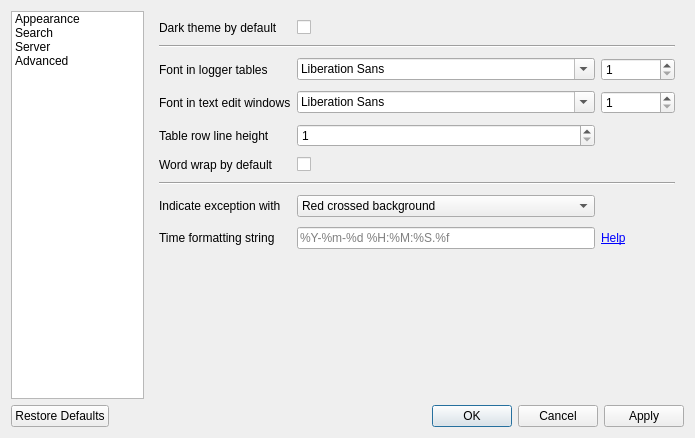
<?xml version="1.0" encoding="UTF-8"?>
<ui version="4.0">
 <class>Dialog</class>
 <widget class="QDialog" name="Dialog">
  <property name="geometry">
   <rect>
    <x>0</x>
    <y>0</y>
    <width>695</width>
    <height>438</height>
   </rect>
  </property>
  <property name="windowTitle">
   <string>Settings</string>
  </property>
  <layout class="QGridLayout" name="gridLayout">
   <item row="0" column="0">
    <widget class="QListWidget" name="listWidget">
     <property name="sizePolicy">
      <sizepolicy hsizetype="Preferred" vsizetype="Preferred">
       <horstretch>1</horstretch>
       <verstretch>0</verstretch>
      </sizepolicy>
     </property>
     <property name="spacing">
      <number>5</number>
     </property>
     <item>
      <property name="text">
       <string>Appearance</string>
      </property>
     </item>
     <item>
      <property name="text">
       <string>Search</string>
      </property>
     </item>
     <item>
      <property name="text">
       <string>Server</string>
      </property>
     </item>
     <item>
      <property name="text">
       <string>Advanced</string>
      </property>
     </item>
    </widget>
   </item>
   <item row="1" column="0" colspan="2">
    <widget class="QDialogButtonBox" name="buttonBox">
     <property name="orientation">
      <enum>Qt::Horizontal</enum>
     </property>
     <property name="standardButtons">
      <set>QDialogButtonBox::Apply|QDialogButtonBox::Cancel|QDialogButtonBox::Ok|QDialogButtonBox::RestoreDefaults</set>
     </property>
    </widget>
   </item>
   <item row="0" column="1">
    <widget class="QStackedWidget" name="stackedWidget">
     <property name="sizePolicy">
      <sizepolicy hsizetype="Preferred" vsizetype="Preferred">
       <horstretch>4</horstretch>
       <verstretch>0</verstretch>
      </sizepolicy>
     </property>
     <property name="currentIndex">
      <number>0</number>
     </property>
     <widget class="QWidget" name="pageAppearance">
      <layout class="QGridLayout" name="gridLayout_3">
       <property name="verticalSpacing">
        <number>10</number>
       </property>
       <item row="8" column="2">
        <widget class="QLabel" name="formattingHelpLabel">
         <property name="text">
          <string>&lt;a href=&quot;https://docs.python.org/3/library/datetime.html#strftime-strptime-behavior&quot;&gt;Help&lt;/a&gt;</string>
         </property>
         <property name="textFormat">
          <enum>Qt::RichText</enum>
         </property>
         <property name="openExternalLinks">
          <bool>true</bool>
         </property>
         <property name="textInteractionFlags">
          <set>Qt::TextBrowserInteraction</set>
         </property>
        </widget>
       </item>
       <item row="4" column="1">
        <widget class="QSpinBox" name="loggerTableRowHeight">
         <property name="sizePolicy">
          <sizepolicy hsizetype="Preferred" vsizetype="Fixed">
           <horstretch>0</horstretch>
           <verstretch>0</verstretch>
          </sizepolicy>
         </property>
         <property name="minimum">
          <number>1</number>
         </property>
        </widget>
       </item>
       <item row="9" column="0" colspan="3">
        <spacer name="verticalSpacer">
         <property name="orientation">
          <enum>Qt::Vertical</enum>
         </property>
         <property name="sizeHint" stdset="0">
          <size>
           <width>20</width>
           <height>40</height>
          </size>
         </property>
        </spacer>
       </item>
       <item row="6" column="0" colspan="3">
        <widget class="Line" name="line_2">
         <property name="orientation">
          <enum>Qt::Horizontal</enum>
         </property>
        </widget>
       </item>
       <item row="3" column="0">
        <widget class="QLabel" name="textViewFontLabel">
         <property name="text">
          <string>Font in text edit windows</string>
         </property>
        </widget>
       </item>
       <item row="2" column="2">
        <widget class="QSpinBox" name="loggerTableFontSize">
         <property name="sizePolicy">
          <sizepolicy hsizetype="Ignored" vsizetype="Fixed">
           <horstretch>1</horstretch>
           <verstretch>0</verstretch>
          </sizepolicy>
         </property>
         <property name="minimum">
          <number>1</number>
         </property>
        </widget>
       </item>
       <item row="0" column="0">
        <widget class="QLabel" name="darkThemeDefaultLabel">
         <property name="text">
          <string>Dark theme by default</string>
         </property>
        </widget>
       </item>
       <item row="0" column="1">
        <widget class="QCheckBox" name="darkThemeDefaultCheckBox">
         <property name="text">
          <string/>
         </property>
        </widget>
       </item>
       <item row="4" column="0">
        <widget class="QLabel" name="loggerTableRowHeightLabel">
         <property name="text">
          <string>Table row line height</string>
         </property>
        </widget>
       </item>
       <item row="3" column="2">
        <widget class="QSpinBox" name="textViewFontSize">
         <property name="sizePolicy">
          <sizepolicy hsizetype="Ignored" vsizetype="Fixed">
           <horstretch>1</horstretch>
           <verstretch>0</verstretch>
          </sizepolicy>
         </property>
         <property name="minimum">
          <number>1</number>
         </property>
        </widget>
       </item>
       <item row="1" column="0" colspan="3">
        <widget class="Line" name="line_3">
         <property name="orientation">
          <enum>Qt::Horizontal</enum>
         </property>
        </widget>
       </item>
       <item row="7" column="1">
        <widget class="QComboBox" name="excIndicationComboBox">
         <property name="sizePolicy">
          <sizepolicy hsizetype="Ignored" vsizetype="Fixed">
           <horstretch>0</horstretch>
           <verstretch>0</verstretch>
          </sizepolicy>
         </property>
         <item>
          <property name="text">
           <string>Red crossed background</string>
          </property>
         </item>
         <item>
          <property name="text">
           <string>Cross icon in the message column</string>
          </property>
         </item>
         <item>
          <property name="text">
           <string>Both</string>
          </property>
         </item>
        </widget>
       </item>
       <item row="8" column="1">
        <widget class="QLineEdit" name="timeFormatLine">
         <property name="sizePolicy">
          <sizepolicy hsizetype="Ignored" vsizetype="Fixed">
           <horstretch>0</horstretch>
           <verstretch>0</verstretch>
          </sizepolicy>
         </property>
         <property name="placeholderText">
          <string>%Y-%m-%d %H:%M:%S.%f</string>
         </property>
        </widget>
       </item>
       <item row="3" column="1">
        <widget class="QFontComboBox" name="textViewFont">
         <property name="sizePolicy">
          <sizepolicy hsizetype="Ignored" vsizetype="Fixed">
           <horstretch>4</horstretch>
           <verstretch>0</verstretch>
          </sizepolicy>
         </property>
        </widget>
       </item>
       <item row="7" column="0">
        <widget class="QLabel" name="excIndicationLabel">
         <property name="text">
          <string>Indicate exception with</string>
         </property>
        </widget>
       </item>
       <item row="8" column="0">
        <widget class="QLabel" name="timeFormatLineLabel">
         <property name="text">
          <string>Time formatting string</string>
         </property>
        </widget>
       </item>
       <item row="2" column="1">
        <widget class="QFontComboBox" name="loggerTableFont">
         <property name="sizePolicy">
          <sizepolicy hsizetype="Ignored" vsizetype="Fixed">
           <horstretch>4</horstretch>
           <verstretch>0</verstretch>
          </sizepolicy>
         </property>
        </widget>
       </item>
       <item row="2" column="0">
        <widget class="QLabel" name="loggerTableFontLabel">
         <property name="text">
          <string>Font in logger tables</string>
         </property>
        </widget>
       </item>
       <item row="5" column="0">
        <widget class="QLabel" name="wordWrapLabel">
         <property name="text">
          <string>Word wrap by default</string>
         </property>
        </widget>
       </item>
       <item row="5" column="1">
        <widget class="QCheckBox" name="wordWrapCheckBox">
         <property name="text">
          <string/>
         </property>
        </widget>
       </item>
      </layout>
     </widget>
     <widget class="QWidget" name="pageSearch">
      <layout class="QGridLayout" name="gridLayout_2">
       <property name="horizontalSpacing">
        <number>20</number>
       </property>
       <property name="verticalSpacing">
        <number>10</number>
       </property>
       <item row="2" column="0">
        <widget class="QLabel" name="searchCaseSensitiveDefaultLabel">
         <property name="sizePolicy">
          <sizepolicy hsizetype="Maximum" vsizetype="Preferred">
           <horstretch>0</horstretch>
           <verstretch>0</verstretch>
          </sizepolicy>
         </property>
         <property name="text">
          <string>Case sensitive by default</string>
         </property>
        </widget>
       </item>
       <item row="0" column="0">
        <widget class="QLabel" name="searchOpenDefaultLabel">
         <property name="sizePolicy">
          <sizepolicy hsizetype="Maximum" vsizetype="Preferred">
           <horstretch>0</horstretch>
           <verstretch>0</verstretch>
          </sizepolicy>
         </property>
         <property name="text">
          <string>Open by default</string>
         </property>
        </widget>
       </item>
       <item row="3" column="0">
        <widget class="QLabel" name="searchWildcardDefaultLabel">
         <property name="sizePolicy">
          <sizepolicy hsizetype="Maximum" vsizetype="Preferred">
           <horstretch>0</horstretch>
           <verstretch>0</verstretch>
          </sizepolicy>
         </property>
         <property name="text">
          <string>Wildcard by default</string>
         </property>
        </widget>
       </item>
       <item row="1" column="0">
        <widget class="QLabel" name="searchRegexDefaultLabel">
         <property name="sizePolicy">
          <sizepolicy hsizetype="Maximum" vsizetype="Preferred">
           <horstretch>0</horstretch>
           <verstretch>0</verstretch>
          </sizepolicy>
         </property>
         <property name="text">
          <string>Regex by default</string>
         </property>
        </widget>
       </item>
       <item row="0" column="1">
        <widget class="QCheckBox" name="searchOpenDefaultCheckBox">
         <property name="sizePolicy">
          <sizepolicy hsizetype="Minimum" vsizetype="Fixed">
           <horstretch>0</horstretch>
           <verstretch>0</verstretch>
          </sizepolicy>
         </property>
         <property name="text">
          <string/>
         </property>
        </widget>
       </item>
       <item row="1" column="1">
        <widget class="QCheckBox" name="searchRegexDefaultCheckBox">
         <property name="sizePolicy">
          <sizepolicy hsizetype="Minimum" vsizetype="Fixed">
           <horstretch>0</horstretch>
           <verstretch>0</verstretch>
          </sizepolicy>
         </property>
         <property name="text">
          <string/>
         </property>
        </widget>
       </item>
       <item row="2" column="1">
        <widget class="QCheckBox" name="searchCaseSensitiveDefaultCheckBox">
         <property name="sizePolicy">
          <sizepolicy hsizetype="Minimum" vsizetype="Fixed">
           <horstretch>0</horstretch>
           <verstretch>0</verstretch>
          </sizepolicy>
         </property>
         <property name="text">
          <string/>
         </property>
        </widget>
       </item>
       <item row="3" column="1">
        <widget class="QCheckBox" name="searchWildcardDefaultCheckBox">
         <property name="sizePolicy">
          <sizepolicy hsizetype="Minimum" vsizetype="Fixed">
           <horstretch>0</horstretch>
           <verstretch>0</verstretch>
          </sizepolicy>
         </property>
         <property name="text">
          <string/>
         </property>
        </widget>
       </item>
       <item row="4" column="0" colspan="2">
        <spacer name="verticalSpacer_2">
         <property name="orientation">
          <enum>Qt::Vertical</enum>
         </property>
         <property name="sizeHint" stdset="0">
          <size>
           <width>20</width>
           <height>40</height>
          </size>
         </property>
        </spacer>
       </item>
      </layout>
     </widget>
     <widget class="QWidget" name="pageServer">
      <layout class="QGridLayout" name="gridLayout_4">
       <property name="verticalSpacing">
        <number>10</number>
       </property>
       <item row="7" column="1">
        <widget class="QCheckBox" name="useSystemProxyCheckBox">
         <property name="text">
          <string/>
         </property>
        </widget>
       </item>
       <item row="2" column="0">
        <widget class="QLabel" name="serializationFormatLabel">
         <property name="sizePolicy">
          <sizepolicy hsizetype="Maximum" vsizetype="Preferred">
           <horstretch>0</horstretch>
           <verstretch>0</verstretch>
          </sizepolicy>
         </property>
         <property name="text">
          <string>Default serialization format</string>
         </property>
        </widget>
       </item>
       <item row="6" column="1">
        <widget class="QCheckBox" name="extraModeCheckBox">
         <property name="text">
          <string/>
         </property>
        </widget>
       </item>
       <item row="5" column="0">
        <widget class="QLabel" name="newConnClearsTabLabel">
         <property name="sizePolicy">
          <sizepolicy hsizetype="Maximum" vsizetype="Preferred">
           <horstretch>0</horstretch>
           <verstretch>0</verstretch>
          </sizepolicy>
         </property>
         <property name="text">
          <string>New connection clears records</string>
         </property>
        </widget>
       </item>
       <item row="2" column="1">
        <widget class="QComboBox" name="serializationFormatCombo">
         <property name="sizePolicy">
          <sizepolicy hsizetype="Ignored" vsizetype="Fixed">
           <horstretch>0</horstretch>
           <verstretch>0</verstretch>
          </sizepolicy>
         </property>
         <item>
          <property name="text">
           <string>pickle</string>
          </property>
         </item>
         <item>
          <property name="text">
           <string>json</string>
          </property>
         </item>
        </widget>
       </item>
       <item row="1" column="1">
        <widget class="QLineEdit" name="listenPortLine">
         <property name="sizePolicy">
          <sizepolicy hsizetype="Ignored" vsizetype="Fixed">
           <horstretch>0</horstretch>
           <verstretch>0</verstretch>
          </sizepolicy>
         </property>
         <property name="placeholderText">
          <string>19996</string>
         </property>
        </widget>
       </item>
       <item row="3" column="0" colspan="2">
        <widget class="Line" name="line">
         <property name="orientation">
          <enum>Qt::Horizontal</enum>
         </property>
        </widget>
       </item>
       <item row="6" column="0">
        <widget class="QLabel" name="extraModeLabel">
         <property name="sizePolicy">
          <sizepolicy hsizetype="Maximum" vsizetype="Preferred">
           <horstretch>0</horstretch>
           <verstretch>0</verstretch>
          </sizepolicy>
         </property>
         <property name="text">
          <string>Extra mode by default</string>
         </property>
        </widget>
       </item>
       <item row="9" column="0" colspan="2">
        <spacer name="verticalSpacer_3">
         <property name="orientation">
          <enum>Qt::Vertical</enum>
         </property>
         <property name="sizeHint" stdset="0">
          <size>
           <width>20</width>
           <height>40</height>
          </size>
         </property>
        </spacer>
       </item>
       <item row="7" column="0">
        <widget class="QLabel" name="useSystemProxyLabel">
         <property name="sizePolicy">
          <sizepolicy hsizetype="Maximum" vsizetype="Preferred">
           <horstretch>0</horstretch>
           <verstretch>0</verstretch>
          </sizepolicy>
         </property>
         <property name="text">
          <string>Use system proxy</string>
         </property>
        </widget>
       </item>
       <item row="1" column="0">
        <widget class="QLabel" name="listenPortLabel">
         <property name="sizePolicy">
          <sizepolicy hsizetype="Maximum" vsizetype="Preferred">
           <horstretch>0</horstretch>
           <verstretch>0</verstretch>
          </sizepolicy>
         </property>
         <property name="text">
          <string>Server listen port</string>
         </property>
        </widget>
       </item>
       <item row="0" column="0">
        <widget class="QLabel" name="listenHostLabel">
         <property name="sizePolicy">
          <sizepolicy hsizetype="Maximum" vsizetype="Preferred">
           <horstretch>0</horstretch>
           <verstretch>0</verstretch>
          </sizepolicy>
         </property>
         <property name="text">
          <string>Server listen address</string>
         </property>
        </widget>
       </item>
       <item row="4" column="1">
        <widget class="QCheckBox" name="singleTabCheckBox">
         <property name="text">
          <string/>
         </property>
        </widget>
       </item>
       <item row="4" column="0">
        <widget class="QLabel" name="singleTabLabel">
         <property name="sizePolicy">
          <sizepolicy hsizetype="Maximum" vsizetype="Preferred">
           <horstretch>0</horstretch>
           <verstretch>0</verstretch>
          </sizepolicy>
         </property>
         <property name="text">
          <string>Single tab mode by default</string>
         </property>
        </widget>
       </item>
       <item row="0" column="1">
        <widget class="QLineEdit" name="listenHostLine">
         <property name="sizePolicy">
          <sizepolicy hsizetype="Ignored" vsizetype="Fixed">
           <horstretch>0</horstretch>
           <verstretch>0</verstretch>
          </sizepolicy>
         </property>
         <property name="placeholderText">
          <string>127.0.0.1</string>
         </property>
        </widget>
       </item>
       <item row="5" column="1">
        <widget class="QCheckBox" name="newConnClearsTabCheckBox">
         <property name="text">
          <string/>
         </property>
        </widget>
       </item>
      </layout>
     </widget>
     <widget class="QWidget" name="pageAdvanced">
      <layout class="QGridLayout" name="gridLayout_5">
       <property name="verticalSpacing">
        <number>10</number>
       </property>
       <item row="0" column="0">
        <widget class="QLabel" name="logLevelLabel">
         <property name="sizePolicy">
          <sizepolicy hsizetype="Maximum" vsizetype="Preferred">
           <horstretch>0</horstretch>
           <verstretch>0</verstretch>
          </sizepolicy>
         </property>
         <property name="text">
          <string>Console logging level</string>
         </property>
        </widget>
       </item>
       <item row="1" column="0">
        <widget class="QLabel" name="benchmarkLabel">
         <property name="sizePolicy">
          <sizepolicy hsizetype="Maximum" vsizetype="Preferred">
           <horstretch>0</horstretch>
           <verstretch>0</verstretch>
          </sizepolicy>
         </property>
         <property name="text">
          <string>Enable benchmark</string>
         </property>
        </widget>
       </item>
       <item row="4" column="0" colspan="2">
        <spacer name="verticalSpacer_4">
         <property name="orientation">
          <enum>Qt::Vertical</enum>
         </property>
         <property name="sizeHint" stdset="0">
          <size>
           <width>20</width>
           <height>40</height>
          </size>
         </property>
        </spacer>
       </item>
       <item row="2" column="0">
        <widget class="QLabel" name="benchmarkIntervalLabel">
         <property name="sizePolicy">
          <sizepolicy hsizetype="Maximum" vsizetype="Preferred">
           <horstretch>0</horstretch>
           <verstretch>0</verstretch>
          </sizepolicy>
         </property>
         <property name="text">
          <string>Benchmark record interval</string>
         </property>
        </widget>
       </item>
       <item row="0" column="1">
        <widget class="QLineEdit" name="logLevelLine">
         <property name="sizePolicy">
          <sizepolicy hsizetype="Ignored" vsizetype="Fixed">
           <horstretch>0</horstretch>
           <verstretch>0</verstretch>
          </sizepolicy>
         </property>
         <property name="placeholderText">
          <string>30</string>
         </property>
        </widget>
       </item>
       <item row="3" column="0">
        <widget class="QLabel" name="lightThemeNativeLabel">
         <property name="sizePolicy">
          <sizepolicy hsizetype="Maximum" vsizetype="Preferred">
           <horstretch>0</horstretch>
           <verstretch>0</verstretch>
          </sizepolicy>
         </property>
         <property name="text">
          <string>Light theme is native style</string>
         </property>
        </widget>
       </item>
       <item row="2" column="1">
        <widget class="QLineEdit" name="benchmarkIntervalLine">
         <property name="sizePolicy">
          <sizepolicy hsizetype="Ignored" vsizetype="Fixed">
           <horstretch>0</horstretch>
           <verstretch>0</verstretch>
          </sizepolicy>
         </property>
         <property name="placeholderText">
          <string>0.0005</string>
         </property>
        </widget>
       </item>
       <item row="1" column="1">
        <widget class="QCheckBox" name="benchmarkCheckBox">
         <property name="text">
          <string/>
         </property>
        </widget>
       </item>
       <item row="3" column="1">
        <widget class="QCheckBox" name="lightThemeNativeCheckBox">
         <property name="text">
          <string/>
         </property>
        </widget>
       </item>
      </layout>
     </widget>
    </widget>
   </item>
  </layout>
 </widget>
 <resources/>
 <connections>
  <connection>
   <sender>buttonBox</sender>
   <signal>accepted()</signal>
   <receiver>Dialog</receiver>
   <slot>accept()</slot>
   <hints>
    <hint type="sourcelabel">
     <x>225</x>
     <y>420</y>
    </hint>
    <hint type="destinationlabel">
     <x>157</x>
     <y>274</y>
    </hint>
   </hints>
  </connection>
  <connection>
   <sender>buttonBox</sender>
   <signal>rejected()</signal>
   <receiver>Dialog</receiver>
   <slot>reject()</slot>
   <hints>
    <hint type="sourcelabel">
     <x>293</x>
     <y>426</y>
    </hint>
    <hint type="destinationlabel">
     <x>286</x>
     <y>274</y>
    </hint>
   </hints>
  </connection>
  <connection>
   <sender>listWidget</sender>
   <signal>currentRowChanged(int)</signal>
   <receiver>stackedWidget</receiver>
   <slot>setCurrentIndex(int)</slot>
   <hints>
    <hint type="sourcelabel">
     <x>92</x>
     <y>200</y>
    </hint>
    <hint type="destinationlabel">
     <x>230</x>
     <y>182</y>
    </hint>
   </hints>
  </connection>
 </connections>
</ui>
